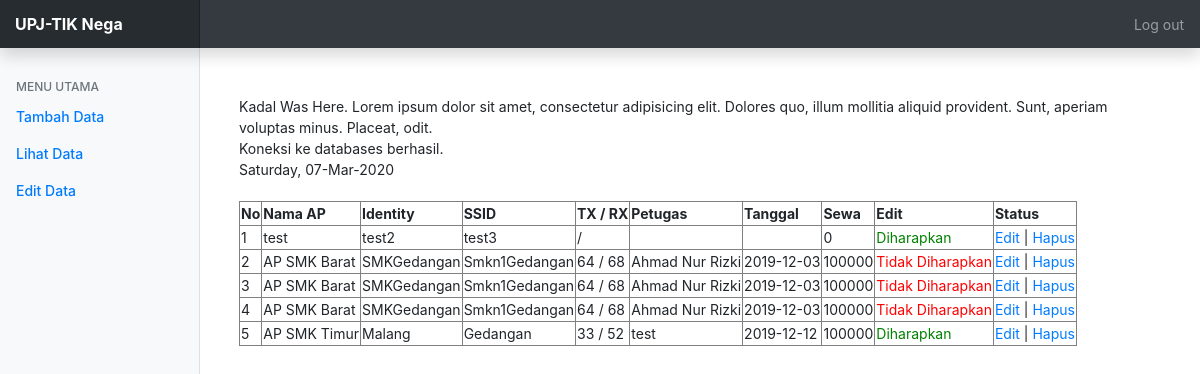
The app's page /upjtik/index.php with its own data.
### tables this page shows
CREATE TABLE `upjtik` (
  `no` int(10) NOT NULL,
  `NamaAP` varchar(255) DEFAULT NULL,
  `Identity` varchar(255) DEFAULT NULL,
  `SSID` varchar(255) DEFAULT NULL,
  `Stx` int(3) DEFAULT NULL,
  `Srx` int(3) DEFAULT NULL,
  `Petugas` varchar(255) DEFAULT NULL,
  `Tanggal` date DEFAULT NULL,
  `Sewa` int(11) NOT NULL
);

### upjtik/view/lihat_data.php (the view)
<?php
include 'koneksidb.php';
$query = mysqli_query($mysqli, "SELECT * from upjtik");
 ?>
 <table border="1">
 	<tr>
 		<th>No</th>
		<th>Nama AP</th>
		<th>Identity</th>
		<th>SSID</th>
		<th> TX / RX </th>
		<th>Petugas</th>
		<th>Tanggal</th>
		<th>Sewa</th>
		<th>Edit</th>
		<th>Status</th>
 	</tr>
 <?php
while ($row=mysqli_fetch_array($query)) {
	$total= $row['Stx'];
	if ($total <= 60) {
	    	$status = '<font style="color:green">Diharapkan</font>';
	    } else {
	    	$status = '<font style="color:red">Tidak Diharapkan</font>';
	    }
	echo '
<tr>
	<td>'.$row['no'].'</td>
 	<td>'.$row['NamaAP'].'</td>
 	<td>'.$row['Identity'].'</td>
 	<td>'.$row['SSID'].'</td>
 	<td>'.$row['Stx'].'  /  '.$row['Srx'].'</td>
 	<td>'.$row['Petugas'].'</td>
	<td>'.$row['Tanggal'].'</td>
	<td>'.$row['Sewa'].'</td>
 	<td>'.$status.'</td>';
echo 	"<td><a href='edit_data.php?no=".$row['no']."'>Edit</a> | ";
echo 	"<a href='formhapus.php?no=".$row['no']."'>Hapus</a></td></tr>";
}  ?>
 </table>

### upjtik/dashboard.css (style rules this page uses)
body { font-size: .875rem; }

### records on screen
upjtik: no "1", NamaAP "test", Identity "test2", SSID "test3", Sewa "0", shows "Diharapkan"
upjtik: no "2", NamaAP "AP SMK Barat", Identity "SMKGedangan", SSID "Smkn1Gedangan", Stx "64", Srx "68", Petugas "Ahmad Nur Rizki", Tanggal "2019-12-03", Sewa "100000", shows "Tidak Diharapkan"
upjtik: no "3", NamaAP "AP SMK Barat", Identity "SMKGedangan", SSID "Smkn1Gedangan", Stx "64", Srx "68", Petugas "Ahmad Nur Rizki", Tanggal "2019-12-03", Sewa "100000", shows "Tidak Diharapkan"
upjtik: no "4", NamaAP "AP SMK Barat", Identity "SMKGedangan", SSID "Smkn1Gedangan", Stx "64", Srx "68", Petugas "Ahmad Nur Rizki", Tanggal "2019-12-03", Sewa "100000", shows "Tidak Diharapkan"
upjtik: no "5", NamaAP "AP SMK Timur", Identity "Malang", SSID "Gedangan", Stx "33", Srx "52", Petugas "test", Tanggal "2019-12-12", Sewa "100000", shows "Diharapkan"
